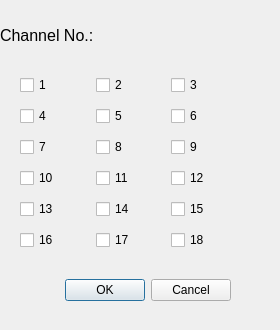
<?xml version="1.0" encoding="UTF-8"?>
<ui version="4.0">
 <class>Dialog</class>
 <widget class="QDialog" name="Dialog">
  <property name="geometry">
   <rect>
    <x>0</x>
    <y>0</y>
    <width>280</width>
    <height>330</height>
   </rect>
  </property>
  <property name="font">
   <font>
    <family>Arial</family>
   </font>
  </property>
  <property name="windowTitle">
   <string>Dialog</string>
  </property>
  <widget class="QDialogButtonBox" name="buttonBox">
   <property name="geometry">
    <rect>
     <x>10</x>
     <y>270</y>
     <width>221</width>
     <height>41</height>
    </rect>
   </property>
   <property name="orientation">
    <enum>Qt::Horizontal</enum>
   </property>
   <property name="standardButtons">
    <set>QDialogButtonBox::Cancel|QDialogButtonBox::Ok</set>
   </property>
  </widget>
  <widget class="QWidget" name="gridLayoutWidget">
   <property name="geometry">
    <rect>
     <x>20</x>
     <y>70</y>
     <width>221</width>
     <height>191</height>
    </rect>
   </property>
   <layout class="QGridLayout" name="gridLayout">
    <item row="0" column="1">
     <widget class="QCheckBox" name="chan_2_CheckBox">
      <property name="text">
       <string>2</string>
      </property>
     </widget>
    </item>
    <item row="0" column="0">
     <widget class="QCheckBox" name="chan_1_CheckBox">
      <property name="text">
       <string>1</string>
      </property>
     </widget>
    </item>
    <item row="1" column="2">
     <widget class="QCheckBox" name="chan_6_CheckBox">
      <property name="text">
       <string>6</string>
      </property>
     </widget>
    </item>
    <item row="3" column="2">
     <widget class="QCheckBox" name="chan_12_CheckBox">
      <property name="text">
       <string>12</string>
      </property>
     </widget>
    </item>
    <item row="3" column="1">
     <widget class="QCheckBox" name="chan_11_CheckBox">
      <property name="text">
       <string>11</string>
      </property>
     </widget>
    </item>
    <item row="3" column="0">
     <widget class="QCheckBox" name="chan_10_CheckBox">
      <property name="text">
       <string>10</string>
      </property>
     </widget>
    </item>
    <item row="2" column="1">
     <widget class="QCheckBox" name="chan_8_CheckBox">
      <property name="text">
       <string>8</string>
      </property>
     </widget>
    </item>
    <item row="2" column="0">
     <widget class="QCheckBox" name="chan_7_CheckBox">
      <property name="text">
       <string>7</string>
      </property>
     </widget>
    </item>
    <item row="4" column="0">
     <widget class="QCheckBox" name="chan_13_CheckBox">
      <property name="text">
       <string>13</string>
      </property>
     </widget>
    </item>
    <item row="2" column="2">
     <widget class="QCheckBox" name="chan_9_CheckBox">
      <property name="text">
       <string>9</string>
      </property>
     </widget>
    </item>
    <item row="1" column="1">
     <widget class="QCheckBox" name="chan_5_CheckBox">
      <property name="text">
       <string>5</string>
      </property>
     </widget>
    </item>
    <item row="4" column="2">
     <widget class="QCheckBox" name="chan_15_CheckBox">
      <property name="text">
       <string>15</string>
      </property>
     </widget>
    </item>
    <item row="4" column="1">
     <widget class="QCheckBox" name="chan_14_CheckBox">
      <property name="text">
       <string>14</string>
      </property>
     </widget>
    </item>
    <item row="1" column="0">
     <widget class="QCheckBox" name="chan_4_CheckBox">
      <property name="text">
       <string>4</string>
      </property>
     </widget>
    </item>
    <item row="0" column="2">
     <widget class="QCheckBox" name="chan_3_CheckBox">
      <property name="text">
       <string>3</string>
      </property>
     </widget>
    </item>
    <item row="5" column="0">
     <widget class="QCheckBox" name="chan_16_CheckBox">
      <property name="text">
       <string>16</string>
      </property>
     </widget>
    </item>
    <item row="5" column="1">
     <widget class="QCheckBox" name="chan_17_CheckBox">
      <property name="text">
       <string>17</string>
      </property>
     </widget>
    </item>
    <item row="5" column="2">
     <widget class="QCheckBox" name="chan_18_CheckBox">
      <property name="text">
       <string>18</string>
      </property>
     </widget>
    </item>
   </layout>
  </widget>
  <widget class="QLabel" name="label">
   <property name="geometry">
    <rect>
     <x>0</x>
     <y>20</y>
     <width>111</width>
     <height>31</height>
    </rect>
   </property>
   <property name="font">
    <font>
     <pointsize>12</pointsize>
    </font>
   </property>
   <property name="text">
    <string>Channel No.:</string>
   </property>
  </widget>
 </widget>
 <resources/>
 <connections>
  <connection>
   <sender>buttonBox</sender>
   <signal>accepted()</signal>
   <receiver>Dialog</receiver>
   <slot>accept()</slot>
   <hints>
    <hint type="sourcelabel">
     <x>248</x>
     <y>254</y>
    </hint>
    <hint type="destinationlabel">
     <x>157</x>
     <y>274</y>
    </hint>
   </hints>
  </connection>
  <connection>
   <sender>buttonBox</sender>
   <signal>rejected()</signal>
   <receiver>Dialog</receiver>
   <slot>reject()</slot>
   <hints>
    <hint type="sourcelabel">
     <x>316</x>
     <y>260</y>
    </hint>
    <hint type="destinationlabel">
     <x>286</x>
     <y>274</y>
    </hint>
   </hints>
  </connection>
 </connections>
</ui>
